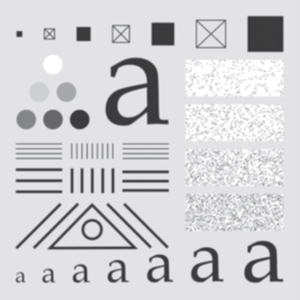
#> input picture images/pcb.png, 300 x 300 px, found by its file name
$ jupyter execute '3a_average_&_median_filtrs.ipynb'
#> lines starting #> are read from the running program, lines starting #| are printed output that depends on the picture; after the words box and inside, x2 and y2 are one past the last pixel; in counts of white or black regions, pixels touching at a corner belong together
Importing Libraries

[cell 1]
import cv2
import numpy as np
import matplotlib.pyplot as plt
import random

Function to add salt and pepper noise in original image

[cell 2]
def add_noise(image, percent):
    noisy_image = image.copy()
    height, width = noisy_image.shape
    noise_amount = int(height * width * (percent / 100))

    # adding salt noise
    for i in range(noise_amount):
        xcoord = random.randint(0, width - 1)
        ycoord = random.randint(0, height - 1)
        noisy_image[ycoord][xcoord] = 255
    # assing pepper noise
    for i in range(noise_amount):
        xcoord = random.randint(0, width - 1)
        ycoord = random.randint(0, height - 1)
        noisy_image[ycoord][xcoord] = 0

    return noisy_image

Function for average filter

[cell 3]
def avg_filter(image, kernel):
    filtered_image = np.zeros_like(image)
    height, width = image.shape

    mask = np.ones((kernel, kernel)) / (kernel ** 2)

    padding = kernel // 2
    starting_row = 0 + padding
    ending_row = height - padding
    starting_col = 0 + padding
    ending_col = width - padding

    for row in range(starting_row, ending_row):
        for col in range(starting_col, ending_col):
            neighborhood = image[row - padding : row + padding + 1, col - padding : col + padding + 1]
            average_value = np.sum(neighborhood * mask)

            filtered_image[row][col] = average_value

    return filtered_image

Function for Median Filter

[cell 4]
def median_filter(image, kernel):
    filtered_image = np.zeros_like(image)
    height, width = image.shape

    padding = kernel // 2

    starting_row = 0 + padding
    ending_row = height - padding
    starting_col = 0 + padding
    ending_col = width - padding

    for row in range(starting_row, ending_row):
        for col in range(starting_col, ending_col):
            neighborhood = image[row - padding : row + padding + 1, col - padding : col + padding + 1]
            median_value = np.median(neighborhood)
            filtered_image[row][col] = median_value

    return filtered_image

Function for calculation the PSNR (Peak Signal to Noise Ratio) value between original and noisy filtered image

[cell 5]
def cal_PSNR(original_image, noisy_image):
    original_image, noisy_image = np.float64(original_image), np.float64(noisy_image)
    Imax = 255.0
    mse = np.mean((original_image - noisy_image) ** 2)
    PSNR_val = 20 * np.log10(Imax / np.sqrt(mse))

    return round(PSNR_val, 2)

Loading the original image

[cell 6]
original_image = cv2.imread('./images/pcb.png', 0)
#> original_image: shape (300, 300); min 53, max 255, mean 210
gray_image = cv2.resize(original_image, (512, 512))

PSNR calculation for noisy image

[cell 7]
percent = 10
noisy_image = add_noise(gray_image, percent)
#> after the loop in add_noise, `for i in range(noise_amount):`:
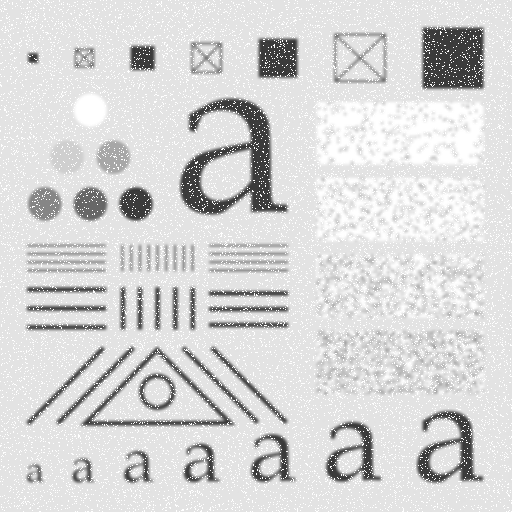
#> noisy_image: shape (512, 512); min 54, max 255, mean 214.2
#> after the loop in add_noise, `for i in range(noise_amount):`:
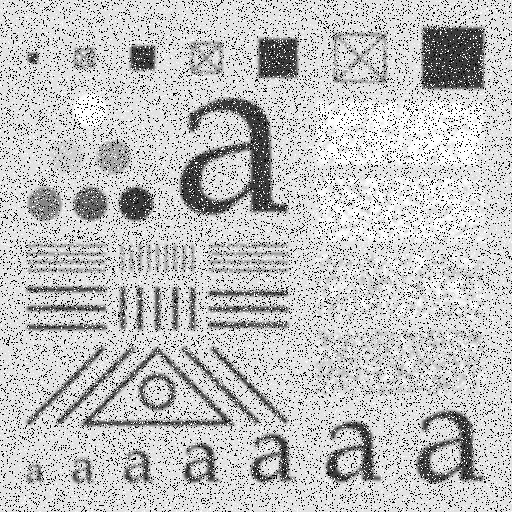
#> noisy_image: shape (512, 512); 9.53% of pixels changed, all inside (x1, y1, x2, y2) = (0, 0, 512, 512)

noisy_PSNR = cal_PSNR(gray_image, noisy_image)
#> in cal_PSNR, `mse = np.mean((original_image - noisy_image) ** 2)`: mse = 4717.1
#> in cal_PSNR, `PSNR_val = 20 * np.log10(Imax / np.sqrt(mse))`: PSNR_val = 11.39
#> noisy_PSNR = 11.39

Dispalying the original image and noisy image

[cell 8]
plt.figure(figsize=(12, 12))

plt.subplot(1, 2, 1)
plt.imshow(gray_image, cmap='gray')
plt.title('Original image')

plt.subplot(1, 2, 2)
plt.imshow(noisy_image, cmap='gray')
plt.title(f'Noisy Image (PSNR = {noisy_PSNR})')

plt.tight_layout()
plt.show()
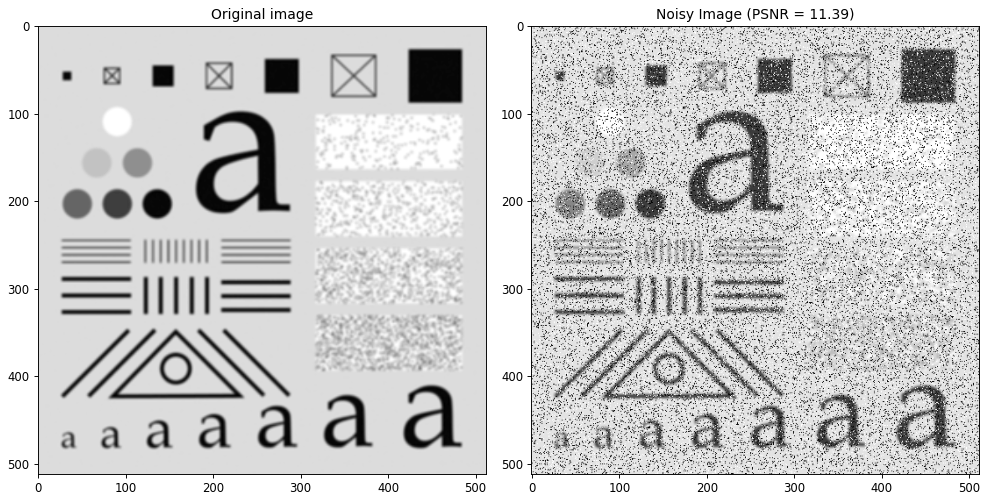
#> figure drawn by matplotlib, 2 panels

PSNR calculation for average filtered image

[cell 9]
kernel_size = 5
avg_filtered_img = avg_filter(noisy_image, kernel_size)
#> after the loop in avg_filter, `for row in range(starting_row, ending_row):`:
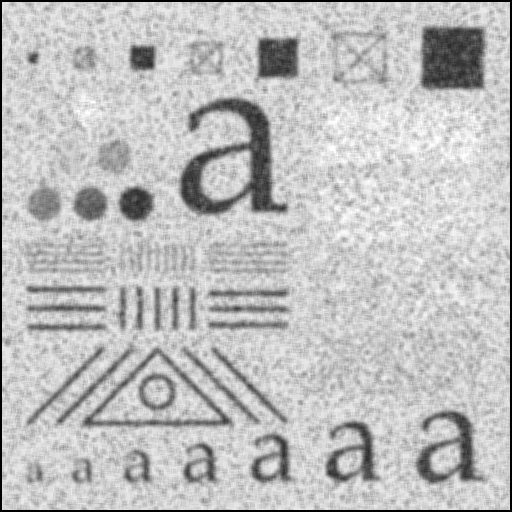
#> filtered_image: shape (512, 512); min 0, max 255, mean 190.2
avg_PSNR = cal_PSNR(gray_image, avg_filtered_img)
#> avg_PSNR = 16.75

median_filtered_img = median_filter(noisy_image, kernel_size)
#> after the loop in median_filter, `for row in range(starting_row, ending_row):`:
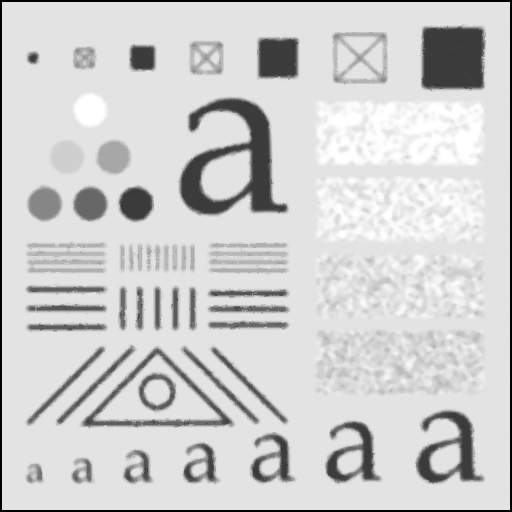
#> filtered_image: shape (512, 512); min 0, max 255, mean 206.8
median_PSNR = cal_PSNR(gray_image, median_filtered_img)
#> median_PSNR = 18.93

plt.figure(figsize=(12, 12))

plt.subplot(1, 2, 1)
plt.imshow(avg_filtered_img, cmap='gray')
plt.title(f'Average Filtered Image (PSNR = {avg_PSNR})')

plt.subplot(1, 2, 2)
plt.imshow(median_filtered_img, cmap='gray')
plt.title(f'Median Filtered Image (PSNR = {median_PSNR})')

plt.tight_layout()
plt.show()
